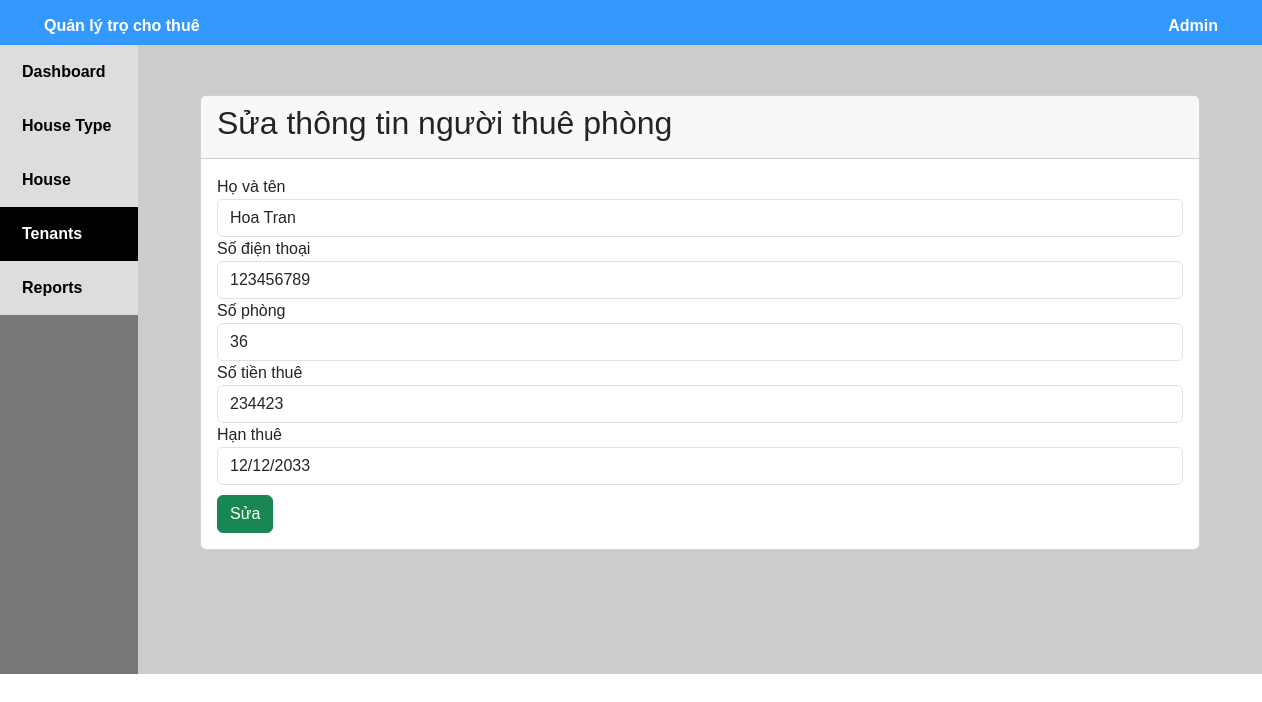
The app's page /nguoithue/sua.php?id=1 with its own data.
### tables this page shows
CREATE TABLE `tenants` (
  `id` int(4) NOT NULL,
  `name` varchar(50) NOT NULL,
  `phone` int(50) NOT NULL,
  `r_number` int(20) NOT NULL,
  `r_amount` int(50) NOT NULL,
  `co_date` varchar(20) NOT NULL
);

### nguoithue/sua.php (the view, shortened to what this page needs)
<?php
    $id = $_GET['id'];
    $sql_up = "SELECT * FROM tenants where id = $id";
    $query_up = mysqli_query($connect, $sql_up);
    $row_up = mysqli_fetch_assoc($query_up);
?>
<!DOCTYPE html>
<html lang="en">
  <head>
    <link rel="stylesheet" href="renter.css"/>
    <link href="https://cdn.jsdelivr.net/npm/bootstrap@5.3.2/dist/css/bootstrap.min.css" rel="stylesheet">
    <link
      rel="stylesheet"
      href="https://cdnjs.cloudflare.com/ajax/libs/font-awesome/6.4.2/css/all.min.css"
    />
  </head>
  <body>
    <div id="header">
      <div class="header_1">
        <div class="header_left">Quản lý trọ cho thuê</div>
        <div class="header_right">
          <p>Admin</p>
        </div>
      </div>
    </div>
    <div class="main">
      <div class="main_left">
        <a href="index.php">Dashboard</a>
        <a href="room.php">House Type</a>
        <a href="house.php">House</a>
        <a class="content1" href="renter.php">Tenants</a>
        <a href="baocao.php">Reports</a>
      </div>
      <div class="main_right">
        <div class="container-fluid">
            <div class="card">
                <div class="card-header">
                    <h2>Sửa thông tin người thuê phòng</h2>
                </div>
                <div class="card-body">
                    <form method="post" enctype="multipart/form-data">
                        <div class="form-group">
                            <label for="">Họ và tên</label>
                            <input type="text" name="name" class="form-control" required value="<?php echo $row_up['name']; ?>">
                        </div>
                        <div class="form-group">
                            <label for="">Số điện thoại</label>
                            <input type="number" name="phone" class="form-control" required value="<?php echo $row_up['phone']; ?>">
                        </div>
                        <div class="form-group">
                            <label for="">Số phòng</label>
                            <input type="number" name="r_number" class="form-control" required value="<?php echo $row_up['r_number']; ?>">
                        </div>
                        <div class="form-group">
                            <label for="">Số tiền thuê</label>
                            <input type="number" name="r_amount" class="form-control" required value="<?php echo $row_up['r_amount']; ?>">
                        </div>
                        <div class="form-group">
                            <label for="">Hạn thuê</label>
                            <input type="text" name="co_date" class="form-control" required value="<?php echo $row_up['co_date']; ?>">
                        </div>
                        <button name="sbm" class="btn btn-success" type="submit">Sửa</button>
                    </form>
                </div>
            </div>
        </div>
    </div>
  </body>
</html>

### renter.css (style rules this page uses)
* { box-sizing: border-box; }
body { font-size: 16px; margin: 0; }
.main_right { width: 100%; }
* { margin: 0; padding: 0; box-sizing: border-box; font-family: Arial, Helvetica, sans-serif; }
#header { background-color: #3399FF; width: 100%; height: 45px }
.header_1 { display: flex; }
.header_left { font-size: 16px; font-weight: bold; color: white; padding: 14px 0 14px 44px; position: relative; }
.header_right { position: absolute; right: 0; padding: 14px 44px 14px 0px; font-size: 16px; font-weight: bold; color: white; }
.main { display: flex; background-color: #CCCCCC; }
.main_left { width: 22%; background-color: #777777; height: auto; position: relative; min-height: 629px; }
.main_left a { display: block; text-decoration: none; padding: 15px 22px; background-color: #DDDDDD; color: black; font-weight: bold; }
.main_left .content1 { background-color: black; color: white; }
a { text-decoration: none; color: black; font-weight: bold; }
.card { width: 1000px; margin: 50px; }
.btn-success { margin-top: 10px; }

### records on screen
tenants: name "Hoa Tran", phone "123456789", r_number "36", r_amount "234423", co_date "12/12/2033"
